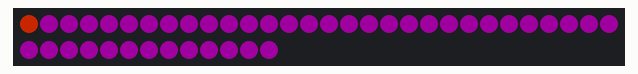
This sketch was run on a simulated Seeed XIAO (SAMD21). On the bench: 43 RGB LEDs in strip order, left to right, continuing on the next row. Dim RGB values are drawn brighter than linear.

Above: at 0.15 s.
At 9.94 s:
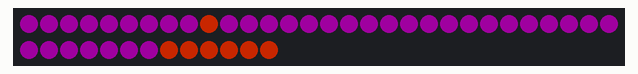
At 19.87 s:
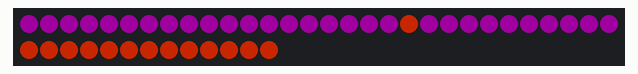
At 29.65 s:
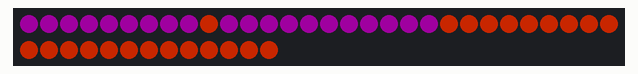
At 34.65 s:
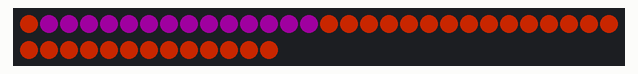
At 39.65 s:
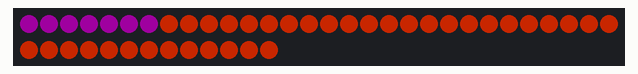

The sketch:

tekaspider.ino
```cpp
/*
   Prompt: Spider web LED animation with blink at completion
   Behavior:
   - Starts all purple
   - A moving LED of the *next color* sweeps across and fills the strip
   - Once full, that color blinks 5 times before transitioning
   - Color cycle: Purple → Orange → Blue → Green → (repeat)
   Hardware:
   - Seeed Studio XIAO
   - WS2812 LED strip, 43 LEDs, data on D5
*/

#include <Adafruit_NeoPixel.h>

#define LED_PIN    D5
#define LED_COUNT  43

Adafruit_NeoPixel strip(LED_COUNT, LED_PIN, NEO_GRB + NEO_KHZ800);

uint32_t colors[] = {
  Adafruit_NeoPixel::Color(80, 0, 80),    // purple
  Adafruit_NeoPixel::Color(255, 50, 0),   // orange
  Adafruit_NeoPixel::Color(0, 0, 150),    // blue
  Adafruit_NeoPixel::Color(0, 150, 0)     // green
};
int numColors = 4;

int currentBase = 0;   // current background color index
int nextColor = 1;     // moving color index
int spiderPos = 0;     // current moving LED position
int lockedCount = 0;   // how many LEDs have been filled with nextColor

void setup() {
  strip.begin();
  strip.setBrightness(100);
  resetStrip();
}

void loop() {
  strip.clear();

  uint32_t baseColor = colors[currentBase];
  uint32_t moveColor = colors[nextColor];

  // Draw base color
  for (int i = 0; i < LED_COUNT; i++) {
    strip.setPixelColor(i, baseColor);
  }

  // Locked LEDs at the END
  for (int i = 0; i < lockedCount; i++) {
    strip.setPixelColor(LED_COUNT - 1 - i, moveColor);
  }

  // Moving LED
  if (spiderPos < LED_COUNT - lockedCount) {
    strip.setPixelColor(spiderPos, moveColor);
  }

  strip.show();
  delay(30);
  spiderPos++;

  // Reached end of section?
  if (spiderPos >= LED_COUNT - lockedCount) {
    lockedCount++;
    spiderPos = 0;
    delay(300);

    // Whole strip done?
    if (lockedCount >= LED_COUNT) {
      blinkColor(moveColor, 5, 150);  // blink 5 times before next color

      // Next cycle setup
      currentBase = nextColor;
      nextColor = (nextColor + 1) % numColors;
      lockedCount = 0;
      spiderPos = 0;
      resetStrip();
      delay(1000);
    }
  }
}

// Blink the entire strip in a color a given number of times
void blinkColor(uint32_t color, int times, int delayMs) {
  for (int i = 0; i < times; i++) {
    // Turn off
    strip.clear();
    strip.show();
    delay(delayMs);

    // Turn on with color
    for (int j = 0; j < LED_COUNT; j++) {
      strip.setPixelColor(j, color);
    }
    strip.show();
    delay(delayMs);
  }
}

void resetStrip() {
  strip.clear();
  uint32_t baseColor = colors[currentBase];
  for (int i = 0; i < LED_COUNT; i++) {
    strip.setPixelColor(i, baseColor);
  }
  strip.show();
}
```
